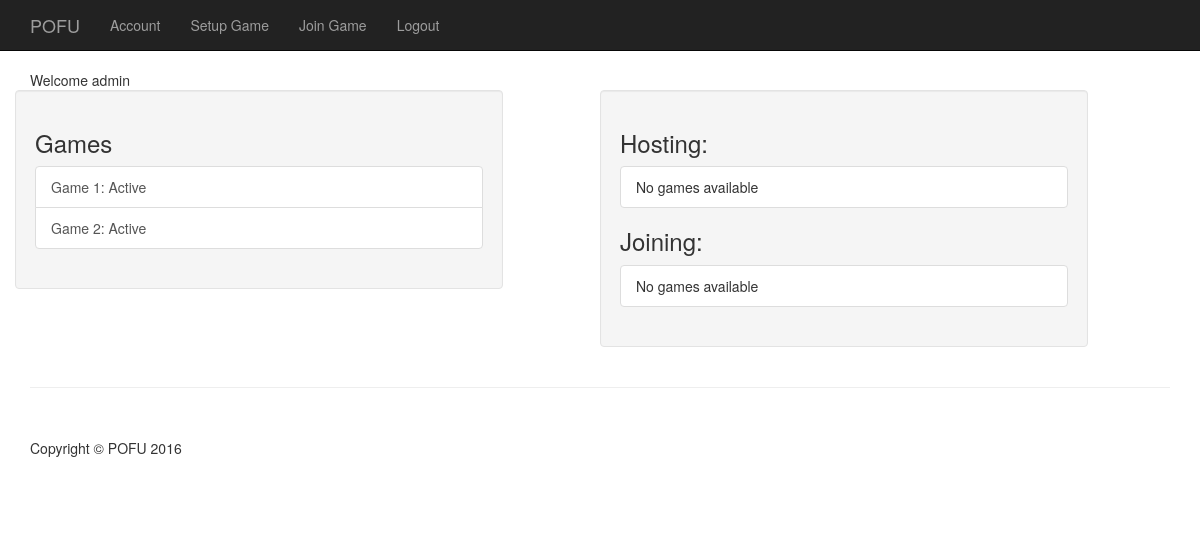
Before: /users/home (signed in) with the older database file.
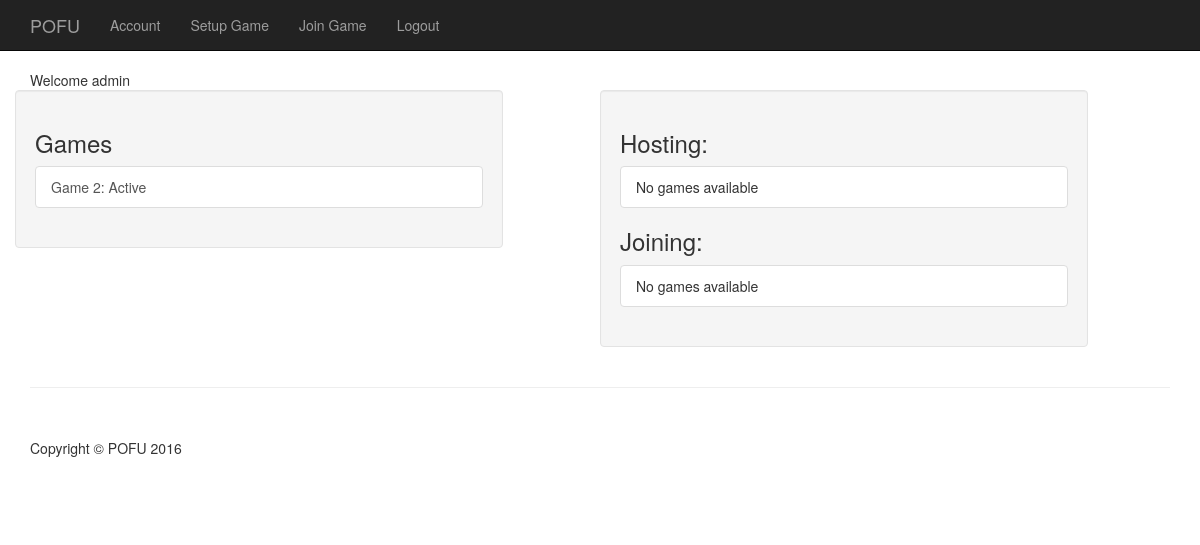
After: the same page with the newer database file.
### game/models.py (models this page shows, shortened)
class Game(models.Model):
    status = models.CharField(max_length=1, default='A', choices=GAME_STATUS)
    title = models.CharField(max_length=50, blank=True)
    host = models.ForeignKey(User)
    deck = Deck()
    turn = models.IntegerField(default=0)
    objects = GamesManager()
    def __str__(self):
        return "Game " + str(self.id)

### users/views.py (the view)
@login_required
def home(request):
    my_games = Game.objects.games_for_user(request.user)
    joining = Setup.objects.setups_for_user(request.user)
    hosting = Setup.objects.filter(host=request.user)
    context = {'my_games': my_games,
               'joining': joining,
               'hosting': hosting}
    return render(request, 'users/home.html', context)

### game/models.py (called while the page is built)
    def games_for_user(self, user):
        return super(GamesManager, self).get_queryset().filter(
            models.Q(player__user_id=user.id))

    def setups_for_user(self, user):
        return super(SetupManager, self).get_queryset().filter(
            models.Q(invitation__user_id=user.id))

### users/templates/users/home.html
{% extends 'base.html' %}
{% block content %}
<div class="row">
    <div class="col-md-12" id="header">
        Welcome {{ user.username }}
    </div>
    <div class="well col-md-5">
        {% include "game/game_list_snippet.html" with header="Games" game_list=my_games %}
    </div>
    <div class="well col-md-5 col-md-push-1">
        <div>
            <h3 class="panel-header">Hosting:</h3>
            <div class="list-group">
                {% for game in hosting %}
                    <div class="col-md-12">
                        <div class="col-md-9">
                            <a class="list-group-item" href="#">
                                Created: {{ game.timestamp }}<br>
                                Players: {{ game.joined }}/{{ game.num_players }}<br>
                                Message: {{ game.message }}
                            </a>
                        </div>
                        <div class="col-md-3">
                            <a href="{% url 'game:delete' pk=game.id %}" class="btn btn-danger" role="button">Delete</a>
                        </div>
                    </div>
                {% empty %}
                    <span class="list-group-item">No games available</span>
                {% endfor %}
            </div>
            <h3 class="panel-header">Joining:</h3>
            <div class="list-group">
                {% for game in joining %}
                    <div class="col-md-12">
                        <div class="col-md-9">
                            <a class="list-group-item" href="#">
                                Host: {{ game.host }} <br>
                                Created: {{ game.timestamp }}<br>
                                Players: {{ game.joined }}/{{ game.num_players }}<br>
                                Message: {{ game.message }}
                            </a>
                        </div>
                        <div class="col-md-3">
                            <a href="{% url 'game:leave' pk=game.id %}" class="btn btn-danger" role="button">Leave</a>
                        </div>
                    </div>
                {% empty %}
                    <span class="list-group-item">No games available</span>
                {% endfor %}
            </div>
        </div>
    </div>
</div>
{% endblock content %}

### game/templates/game/game_list_snippet.html
<h3 class="panel-header">{{ header }}</h3>
<div class="list-group">
    {% for game in game_list %}
        <a class="list-group-item" href="{% url 'game:display' pk=game.id %}">
            {{ game }}: {{ game.get_status_display }}
        </a>
    {% empty %}
        <span class="list-group-item">No games available</span>
    {% endfor %}
</div>

Changed rows visible on the page:
removed Game: id "Game 1", status "Active"
